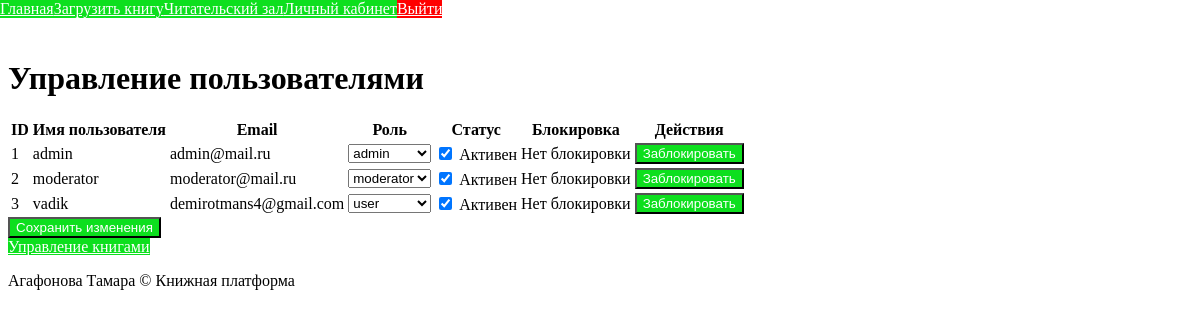
Page /admin/users (signed in) on the committed database.
### app/auth/models.py (models this page shows, shortened)
class User(db.Model, UserMixin):
    __tablename__ = 'users'
    id = db.Column(db.Integer, primary_key=True)
    username = db.Column(db.String(100), unique=True, nullable=False)
    email = db.Column(db.String(120), unique=True, nullable=False)
    password_hash = db.Column(db.String(255), nullable=False)
    role = db.Column(db.Enum(UserRole), default=UserRole.USER)
    first_name = db.Column(db.String(50))
    last_name = db.Column(db.String(50))
    bio = db.Column(db.Text)
    avatar = db.Column(db.String(255))
    created_at = db.Column(db.DateTime, default=datetime.now)
    last_login = db.Column(db.DateTime)
    books = db.relationship('Book', backref='author', lazy='dynamic')
    reading_clubs = db.relationship('ReadingClub', secondary='club_members', back_populates='members')
    recommendations = db.relationship('BookRecommendation', backref='user')
    is_active_status = db.Column(db.Boolean, default=True)
    blocked_until = db.Column(db.DateTime, nullable=True)
    block_reason = db.Column(db.String(255), nullable=True)
    failed_login_attempts = db.Column(db.Integer, default=0)
    last_failed_login = db.Column(db.DateTime, nullable=True)
    @property
    def is_active(self):
        if not self.is_active_status:
            return False
        if self.blocked_until and self.blocked_until > datetime.now():
            return False
        if self.blocked_until and self.blocked_until <= datetime.now():
            self.blocked_until = None
            self.failed_login_attempts = 0
        return True

### app/user/routes.py (the view)
@admin_bp.route('/users', methods=['GET'])
@roles_required(UserRole.ADMIN)
def manage_users():
    users = User.query.all()
    return render_template(
        'admin/users.html',
        users=users,
        roles=list(UserRole),
        UserRole=UserRole
    )

### app/user/routes.py (called while the page is built)
def roles_required(*roles):
    def decorator(f):
        @wraps(f)
        def decorated_function(*args, **kwargs):
            if not current_user.is_authenticated:
                return redirect(url_for('auth.login'))
            if current_user.role not in roles:
                flash('Недостаточно прав', 'error')
                return redirect(url_for('main.index'))
            return f(*args, **kwargs)
        return decorated_function
    return decorator

### app/templates/admin/users.html (shortened to what this page needs)
{% extends "base.html" %}
{% block content %}
<div class="mui-container">
    <div class="mui-panel">
        <h1>Управление пользователями</h1>
        <form method="POST" action="{{ url_for('admin.update_users') }}">
            <table class="mui-table">
                <thead>
                    <tr>
                        <th>ID</th>
                        <th>Имя пользователя</th>
                        <th>Email</th>
                        <th>Роль</th>
                        <th>Статус</th>
                        <th>Блокировка</th>
                        <th>Действия</th>
                    </tr>
                </thead>
                <tbody>
                    {% for user in users %}
                    <tr>
                        <td>{{ user.id }}</td>
                        <td>{{ user.username }}</td>
                        <td>{{ user.email }}</td>
                        <td>
                            <select
                                name="role_{{ user.id }}"
                                class="mui-select"
                            >
                                {% for role in roles %}
                                <option
                                    value="{{ role.value }}"
                                    {% if user.role == role %}selected{% endif %}
                                >
                                    {{ role.value }}
                                </option>
                                {% endfor %}
                            </select>
                        </td>
                        <td>
                            <label class="mui-checkbox">
                                <input
                                    type="checkbox"
                                    name="active_{{ user.id }}"
                                    {% if user.is_active_status %}checked{% endif %}
                                >
                                <span>Активен</span>
                            </label>
                        </td>
                        <td>
                            {% if user.blocked_until %}
                                До: {{ user.blocked_until.strftime('%d.%m.%Y %H:%M') }}
                                <br>
                                Причина: {{ user.block_reason or 'Не указана' }}
                            {% else %}
                                Нет блокировки
                            {% endif %}
                        </td>
                        <td>
                            <div class="mui-btn-group">
                                {% if user.blocked_until %}
                                    <a href="{{ url_for('admin.unblock_user', user_id=user.id) }}"
                                        class="mui-btn mui-btn--primary"
                                    >
                                    Разблокировать
                                </a>
                                {% else %}
                                    <button
                                        type="button"
                                        class="mui-btn mui-btn--primary"
                                        onclick="openBlockModal({{ user.id }})"
                                    >
                                    Заблокировать
                                    </button>
                                {% endif %}
                            </div>
                        </td>
                    </tr>
                    {% endfor %}
                </tbody>
            </table>
            <div class="mui-row">
                <button type="submit" class="mui-btn mui-btn--primary">
                    Сохранить изменения
                </button>
            </div>
        </form>
    </div>
</div>
<div class="mui-container">
    <div class="mui-panel">
        <a href="{{ url_for('admin.manage_books') }}" class="mui-btn mui-btn--primary">Управление книгами</a>
    </div>
</div>
{% endblock %}

### static/styles.css (style rules this page uses)
.mui-btn, button, a { background-color: #0ddf1e; color: #fff; }

### rows in the picture
User: id "1", username "admin", email "admin@mail.ru", role+id "admin", is_active_status "☑", shows "Нет блокировки"
User: id "2", username "moderator", email "moderator@mail.ru", role+id "moderator", is_active_status "☑", shows "Нет блокировки"
User: id "3", username "vadik", email "demirotmans4@gmail.com", role+id "user", is_active_status "☑", shows "Нет блокировки"
